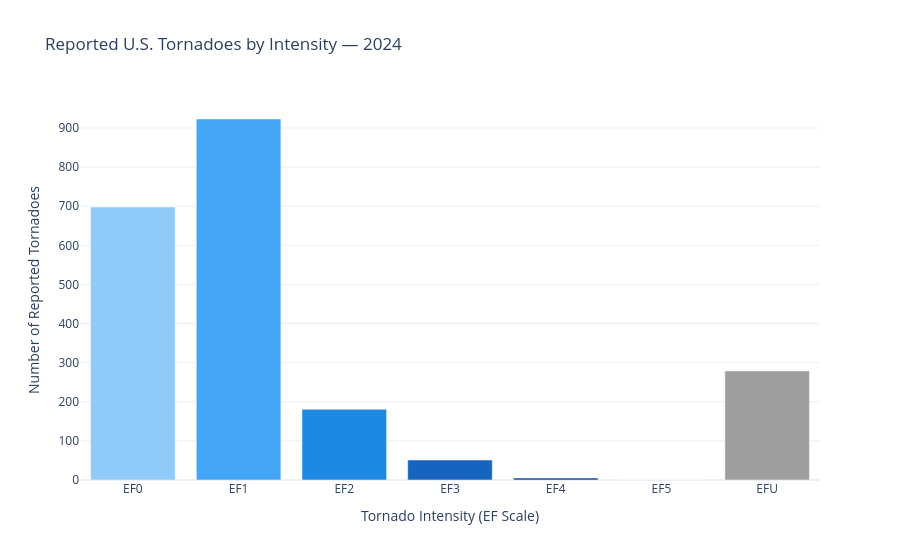

Write notebook code for a chart like this one.
### Markdown cell above
## 14. Create the second static Plotly figure

The second figure should add different but related evidence rather than repeat the first figure in another style.

### Code cell
# Define the order of tornado intensity ratings
ef_order = ["EF0", "EF1", "EF2", "EF3", "EF4", "EF5", "EFU"]

# Count tornadoes by EF scale rating
intensity_counts = (
    analysis["TOR_F_SCALE"]
    .value_counts()
    .reindex(ef_order, fill_value=0)
    .reset_index()
)

# Rename columns for readability
intensity_counts.columns = ["EF_Rating", "Tornado_Count"]

# Create the second static Plotly figure
fig2 = px.bar(
    intensity_counts,
    x="EF_Rating",
    y="Tornado_Count",
    title="Reported U.S. Tornadoes by Intensity — 2024",
    labels={
        "EF_Rating": "Enhanced Fujita (EF) Scale Rating",
        "Tornado_Count": "Number of Reported Tornadoes"
    },
    color="EF_Rating",
    category_orders={"EF_Rating": ef_order},
    color_discrete_sequence=[
        "#90CAF9",
        "#42A5F5",
        "#1E88E5",
        "#1565C0",
        "#0D47A1",
        "#082567",
        "#9E9E9E"
    ]
)

# Improve chart readability
fig2.update_layout(
    xaxis_title="Tornado Intensity (EF Scale)",
    yaxis_title="Number of Reported Tornadoes",
    template="plotly_white",
    showlegend=False
)

# Display the figure
fig2.show()

# Display the exact intensity counts
display(intensity_counts)

### Figure 1 — Plotly figure (JSON) as saved in the notebook; plotly's stock layout.template omitted (floating-point values rounded to 4 significant figures)
{"data": [{"hovertemplate": "Enhanced Fujita (EF) Scale Rating=%{x}<br>Number of Reported Tornadoes=%{y}<extra></extra>", "legendgroup": "EF0", "marker": {"color": "#90CAF9", "pattern": {"shape": ""}}, "name": "EF0", "orientation": "v", "showlegend": true, "textposition": "auto", "type": "bar", "x": ["EF0"], "xaxis": "x", "y": [698], "yaxis": "y"}, {"hovertemplate": "Enhanced Fujita (EF) Scale Rating=%{x}<br>Number of Reported Tornadoes=%{y}<extra></extra>", "legendgroup": "EF1", "marker": {"color": "#42A5F5", "pattern": {"shape": ""}}, "name": "EF1", "orientation": "v", "showlegend": true, "textposition": "auto", "type": "bar", "x": ["EF1"], "xaxis": "x", "y": [923], "yaxis": "y"}, {"hovertemplate": "Enhanced Fujita (EF) Scale Rating=%{x}<br>Number of Reported Tornadoes=%{y}<extra></extra>", "legendgroup": "EF2", "marker": {"color": "#1E88E5", "pattern": {"shape": ""}}, "name": "EF2", "orientation": "v", "showlegend": true, "textposition": "auto", "type": "bar", "x": ["EF2"], "xaxis": "x", "y": [181], "yaxis": "y"}, {"hovertemplate": "Enhanced Fujita (EF) Scale Rating=%{x}<br>Number of Reported Tornadoes=%{y}<extra></extra>", "legendgroup": "EF3", "marker": {"color": "#1565C0", "pattern": {"shape": ""}}, "name": "EF3", "orientation": "v", "showlegend": true, "textposition": "auto", "type": "bar", "x": ["EF3"], "xaxis": "x", "y": [51], "yaxis": "y"}, {"hovertemplate": "Enhanced Fujita (EF) Scale Rating=%{x}<br>Number of Reported Tornadoes=%{y}<extra></extra>", "legendgroup": "EF4", "marker": {"color": "#0D47A1", "pattern": {"shape": ""}}, "name": "EF4", "orientation": "v", "showlegend": true, "textposition": "auto", "type": "bar", "x": ["EF4"], "xaxis": "x", "y": [5], "yaxis": "y"}, {"hovertemplate": "Enhanced Fujita (EF) Scale Rating=%{x}<br>Number of Reported Tornadoes=%{y}<extra></extra>", "legendgroup": "EF5", "marker": {"color": "#082567", "pattern": {"shape": ""}}, "name": "EF5", "orientation": "v", "showlegend": true, "textposition": "auto", "type": "bar", "x": ["EF5"], "xaxis": "x", "y": [0], "yaxis": "y"}, {"hovertemplate": "Enhanced Fujita (EF) Scale Rating=%{x}<br>Number of Reported Tornadoes=%{y}<extra></extra>", "legendgroup": "EFU", "marker": {"color": "#9E9E9E", "pattern": {"shape": ""}}, "name": "EFU", "orientation": "v", "showlegend": true, "textposition": "auto", "type": "bar", "x": ["EFU"], "xaxis": "x", "y": [279], "yaxis": "y"}], "layout": {"barmode": "relative", "legend": {"title": {"text": "Enhanced Fujita (EF) Scale Rating"}, "tracegroupgap": 0}, "showlegend": false, "title": {"text": "Reported U.S. Tornadoes by Intensity — 2024"}, "xaxis": {"anchor": "y", "categoryarray": ["EF0", "EF1", "EF2", "EF3", "EF4", "EF5", "EFU"], "categoryorder": "array", "domain": [0, 1], "title": {"text": "Tornado Intensity (EF Scale)"}}, "yaxis": {"anchor": "x", "domain": [0, 1], "title": {"text": "Number of Reported Tornadoes"}}}}
